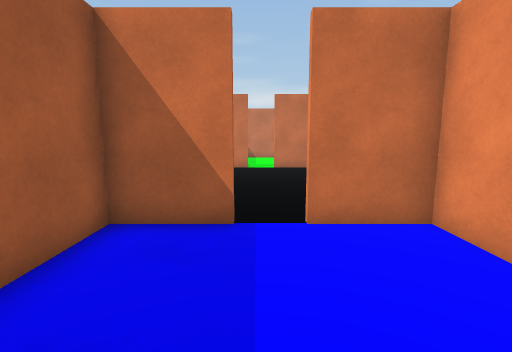
View 1 (above)

12 first-person views from a walk through a Unity game level. The camera is 1.5 m above the floor, tilts 8° down and sees 85° across. Doors are open. The floor is counted in squares, 1 m on a side. Each view is taken from the middle of a square. On the plan, view 1 faces up. The plan holds only what a view shows up to about 14 squares ahead; the rest is blank. The place goes on beyond the plan. The player is left out. Surface patterns are stand-ins for the level's own textures.

View 2
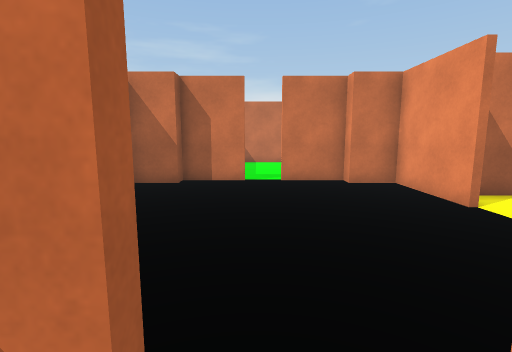

View 3
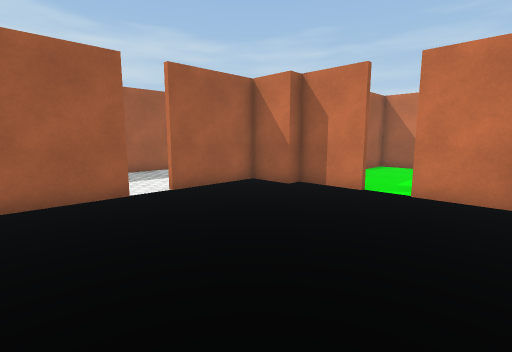

View 4
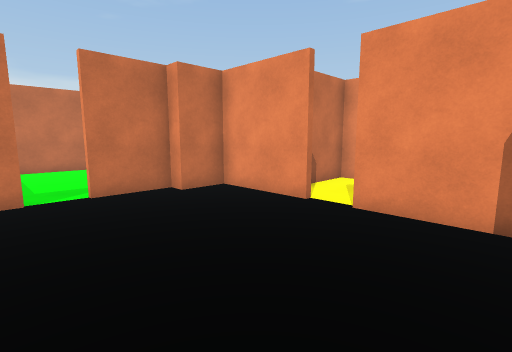

View 5
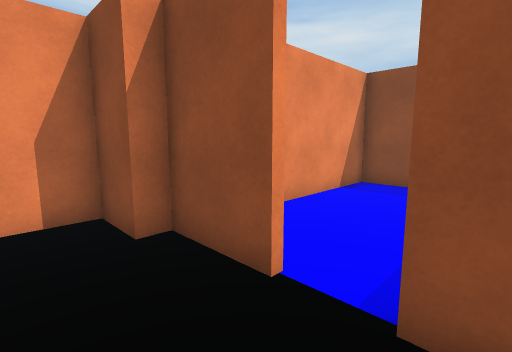

View 6
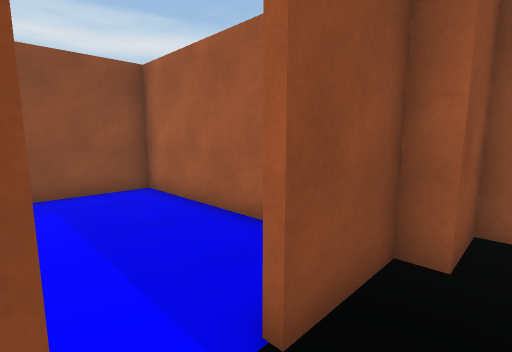

View 7
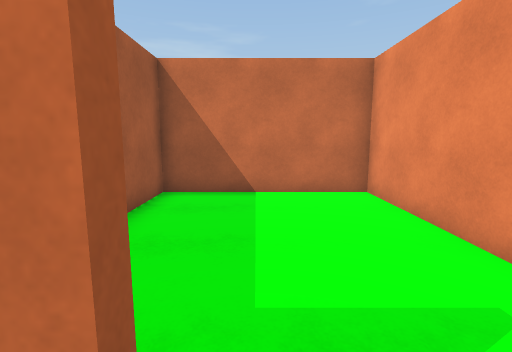

View 8
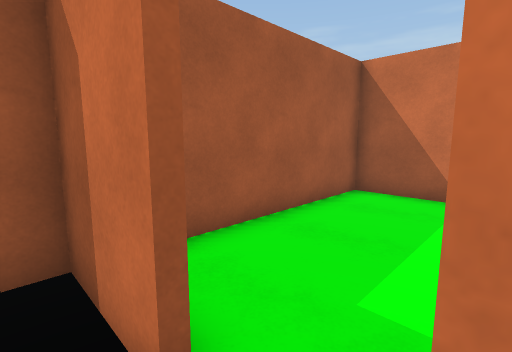

View 9
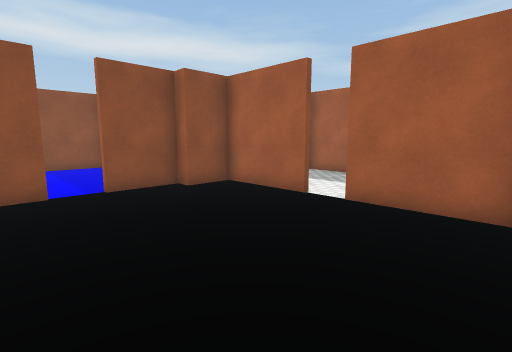

View 10
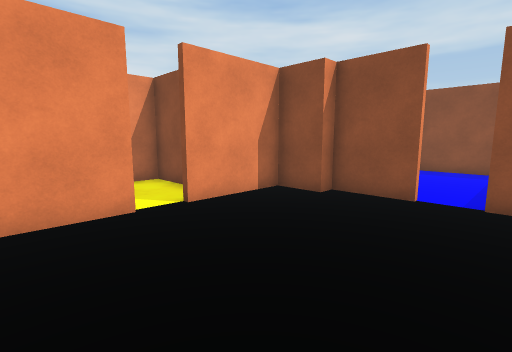

View 11
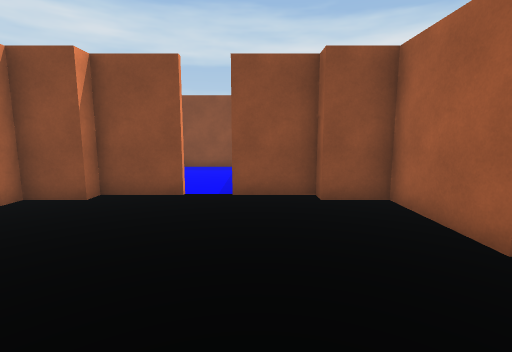

View 12
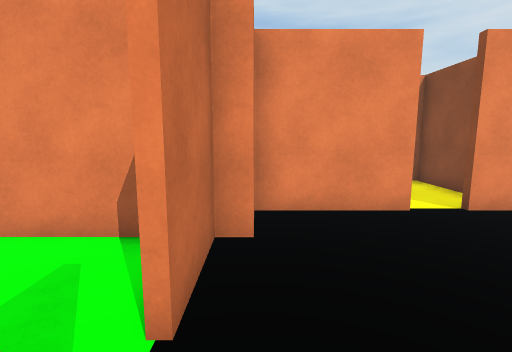

### Floor plan
Points are (right, up) in squares from view 1. A wall is a line through its corners. A room is listed if a view was taken in it or the views show most of it. See-through windows are left out.
Room 1 (views 1, 2)
walls: (-0.4, 4.7) (-2.5, 4.7) (-2.5, -2) (3, -2) (3, 4.7) (0.9, 4.7)
ways out: open door at (0.5, 5) to room 2
Room 2 (views 3, 4, 5, 6, 7, 8, 9, 10, 11, 12)
walls: (0.9, 4.9) (3, 4.9); (-4.2, 8.8) (-4.2, 5.5) (-2.5, 5.5); (3, 5.5) (4.6, 5.5) (4.6, 8.8); (-0.4, 13.6) (-2.5, 13.6) (-2.5, 13) (-4.2, 13) (-4.2, 9.8); (4.6, 9.8) (4.6, 13) (3, 13) (3, 13.6) (0.9, 13.6); (-2.5, 4.9) (-0.4, 4.9)
ways out: open door at (0.5, 5) to room 1; open door at (0.5, 14) to room 3; open door at (-4, 9.5); open door at (5, 9.5)
Room 3 (no view inside)
walls: (3, 14.8) (3, 20.5) (-2.5, 20.5) (-2.5, 15)
ways out: open door at (0.5, 14) to room 2

Where each view was taken, in squares from view 1:
view 1: 0 up, 0 right, facing up
view 2: 4 up, 0 right, facing up
view 3: 6 up, 3 right, facing up-left
view 4: 6 up, 1 left, facing up-right
view 5: 7 up, 1 left, facing down-right
view 6: 6 up, 1 right, facing down-left
view 7: 13 up, 0 right, facing up
view 8: 13 up, 1 right, facing up-left
view 9: 13 up, 2 right, facing down-left
view 10: 12 up, 1 left, facing down-right
view 11: 12 up, 1 left, facing down
view 12: 13 up, 1 left, facing right
